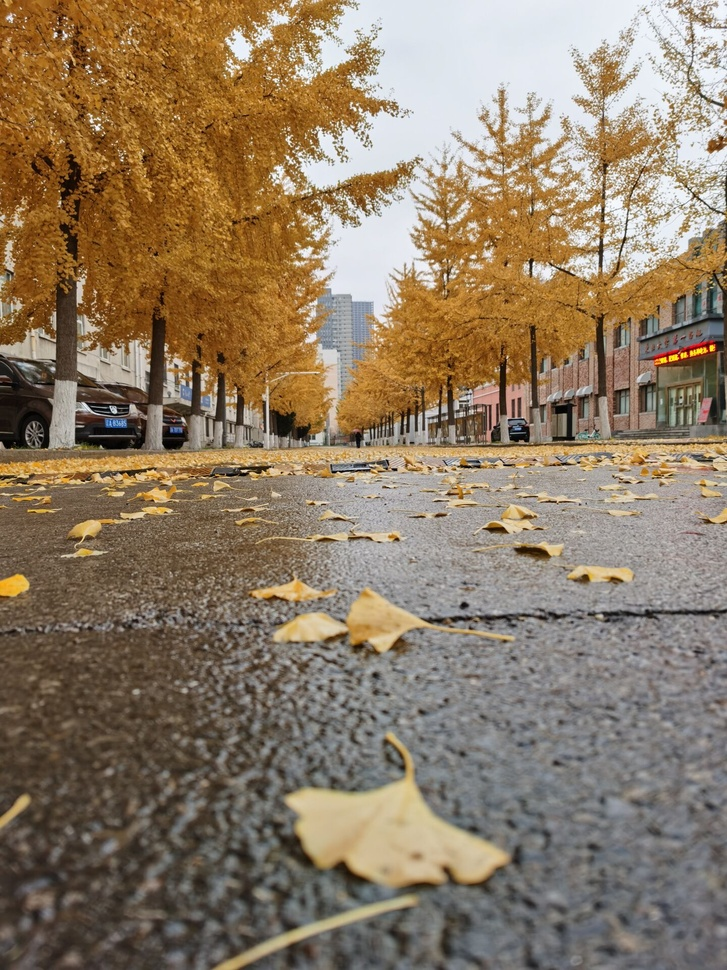
#> input picture img1.jpg, 727 x 970 px, shrunk from 1440 x 1920 before the run
$ python 'k中值灰度图转二值图.py'
#> lines starting #> are read from the running program, lines starting #| are printed output that depends on the picture; after the words box and inside, x2 and y2 are one past the last pixel; in counts of white or black regions, pixels touching at a corner belong together
import matplotlib.pyplot as plt
from random import  sample
import pandas as pd
import numpy as np
from PIL import Image          #导入必要的python包
def get_pixel(grey_image):
    #获取图像像素
    pixel = []
    for i in range(grey_image.size[1]):
        for j in range(grey_image.size[0]):
            x = grey_image.getpixel((j,i))  # 获取图片的每一个像素  (i,j)(i,j)  的 RBG 值
            pixel.append(x)
    return pixel
def k_median(pixel,k):
    #k-means算法具体实现
    C=sample(pixel,2)
    error=10e3
    while error>10e-10:
        D = np.zeros((len(pixel), k))  #D为样本到每一个中心的距离平方，
        for i in range(k):             #对两个中心点开始循环
            cc=[]                      #建立空列表
            cc.append(C[i])            #将每次提取的两个数据中挨个放入cc
            cc=np.array(cc)            #形成numpy数组
            pixel=np.array(pixel)      #形成numpy数组
            cc=np.full((len(pixel)), cc) #填充pixel长度个cc用于后期计算
            D[:, i] = np.square(pixel - cc)#计算聚类中心到每个点的欧式距离
        labels = np.argmin(D, axis=1)    #给出最小值坐标
        pix_dataFrame=pd.DataFrame(pixel)  #形成DataFrame
        C_2=pix_dataFrame.groupby(labels).median() #用中值计算新的聚类中心
        C=pd.DataFrame(C)                  #形成DataFrame
        error = np.linalg.norm(C_2 - C)    #计算误差
        C=np.array(C)                      #形成numpy数组
        C_2=np.array(C_2)                  #形成numpy数组
        C=C_2                              #将新的计算中心赋值给C，这样构成循环，直到在误差范围内后输出
    return labels,C
#读取数据
path ='img1.jpg'
I = Image.open(path)
#> I is the input picture: PIL image 727x970 RGB; mean R, G, B 141.5, 123.6, 101.3
m,n=I.size
#> m = 727; n = 970
L = I.convert('L') #转化为灰度值
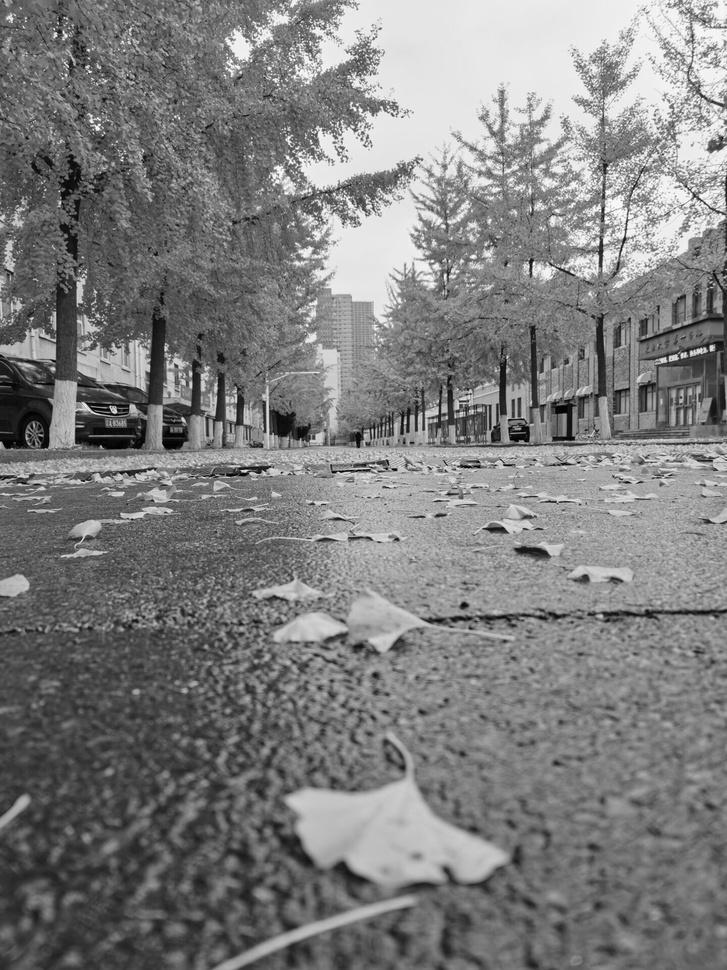
#> L: PIL image 727x970 L; min 0, max 255, mean 126.4
#获取像素值
pixel=get_pixel(L)
#> after the loop in get_pixel, `for i in range(grey_image.size[1]):`: pixel = 705190 items
#> pixel = 705190 items
print(np.shape(pixel))
#| (705190,)
k=2    #k为聚类数目
#k-means算法实现
labels,C =k_median(pixel,k)
#> in k_median, `C=sample(pixel,2)`: C = [163, 152]
#> the loop in k_median, `while error>10e-10:` made 9 passes
#> error on passes 1 to 9: 55.47, 7.28, 5.39, 4.12, 2.24, 2.24, 1, 1, 0
#> C = [172, 99]
#分割图labels图像显示
labels = labels.reshape(n,m)
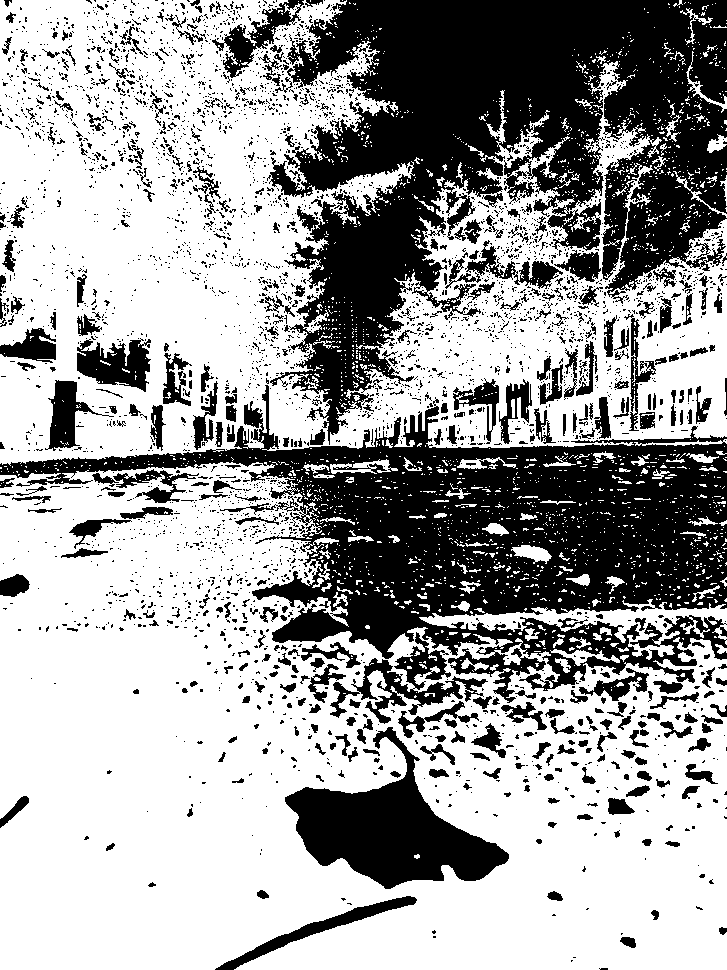
#> labels: shape (970, 727) int64; values 0 (black) and 1 (white), 63.2% white; 3823 black regions (3403 under 20 px), largest, box (x1, y1, x2, y2) and area: (267, 0, 727, 445) 99190, (0, 385, 727, 703) 82963, (285, 727, 509, 889) 14926
plt.imshow(labels,cmap='gray')
#plt.savefig('img1.1.jpg')
plt.show()
